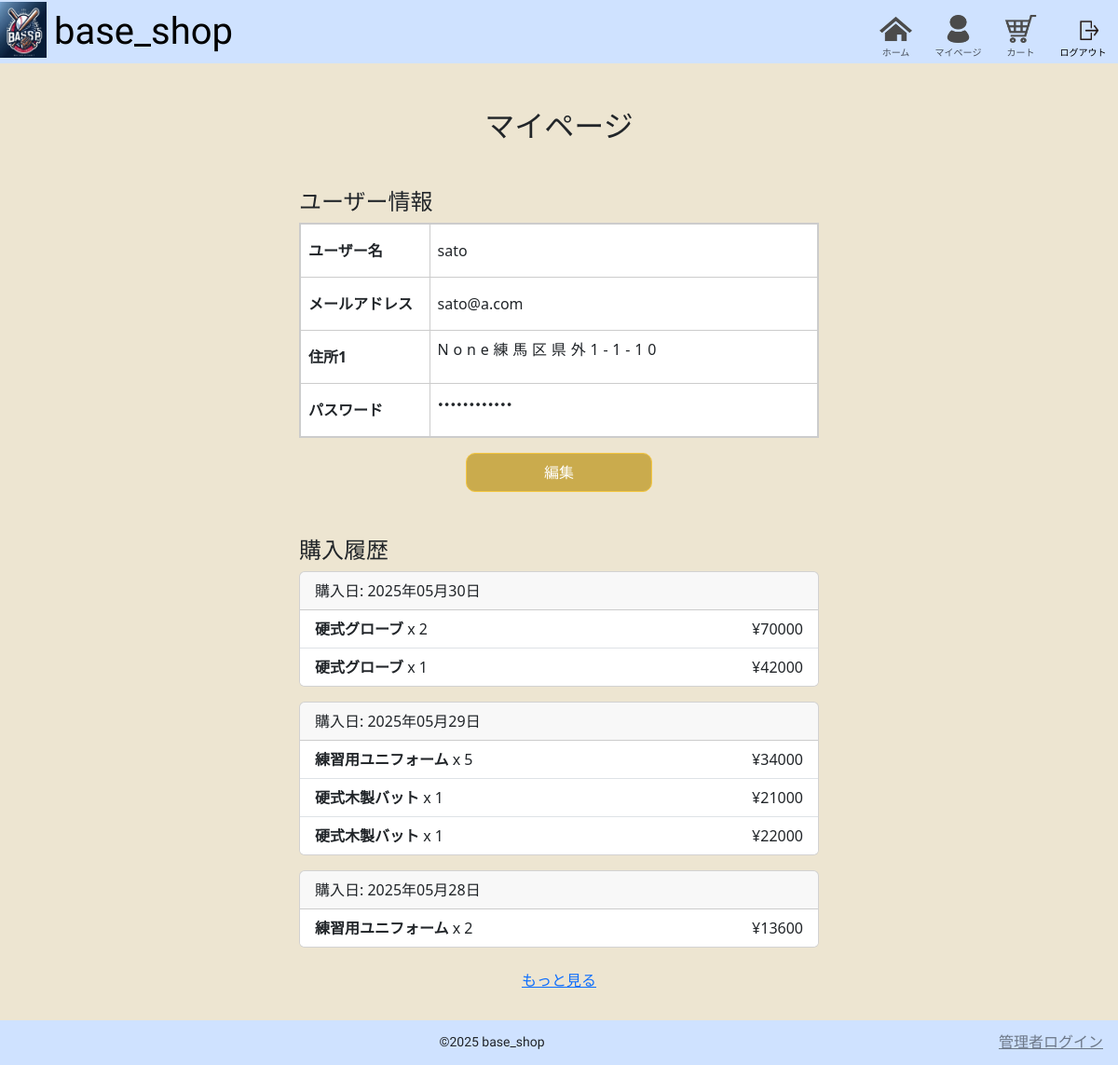
The app's page /users/user/ (signed in) with its own data.
### users/models.py (models this page shows, shortened)
class User(AbstractBaseUser, PermissionsMixin):
  username = models.CharField('名前' ,max_length=150)
  email = models.EmailField('メールアドレス' ,max_length=255, unique=True)
  is_active = models.BooleanField(default=True)
  is_staff = models.BooleanField(default=False)
  is_superuser = models.BooleanField(default=False)
  USERNAME_FIELD = 'email'
  REQUIRED_FIELDS = ['username']
  objects = UserManager()

### orders/models.py (models this page shows, shortened)
class Order(models.Model):
  user = models.ForeignKey(User, verbose_name='購入者アドレス', on_delete=models.CASCADE)
  created_at = models.DateTimeField("購入日" ,auto_now_add=True)
  address = models.CharField("送付先住所" ,max_length=255)
  total_price = models.IntegerField("購入金額")
  class Meta:
    verbose_name = '購入履歴'
    verbose_name_plural = '購入一覧'

class OrderItem(models.Model):
  order = models.ForeignKey(Order, on_delete=models.CASCADE, related_name="items")
  product = models.ForeignKey(Product, on_delete=models.CASCADE, verbose_name="商品",)
  quantity = models.PositiveIntegerField('数量')
  class Meta:
    verbose_name = "注文商品"
    verbose_name_plural = "注文商品の一覧"

### products/models.py (models this page shows, shortened)
class Product(models.Model):
  name = models.CharField("商品名", max_length=100)
  category = models.CharField("カテゴリ", max_length=50)
  manufacturer = models.CharField("メーカー" ,max_length=50)
  color = models.CharField("色(カラー)" ,max_length=30)
  position = models.CharField("ポジション(グローブのみ)" ,max_length=30)
  description = models.TextField("説明")
  image = models.ImageField("画像" ,upload_to='product_images')
  price = models.PositiveBigIntegerField("金額")
  slug = models.SlugField("スラッグ" ,unique=True, blank=True)
  class Meta:
    verbose_name = '商品'
    verbose_name_plural = '商品一覧'

### users/views.py (the view)
# urls.py: path('user/', UserView.as_view(), name='user'),
class UserView(LoginRequiredMixin, TemplateView):
  template_name = 'users/user.html'
  def get_context_data(self, **kwargs):
    context = super().get_context_data(**kwargs)
    orders = Order.objects.filter(user=self.request.user).order_by('-created_at')
    for order in orders:
      order.items_with_total = []
      for item in order.items.all():
        item.total_price = item.product.price * item.quantity
        order.items_with_total.append(item)
    context['orders'] = orders
    try:
      addresses = Address.objects.filter(user=self.request.user).order_by('created_at')
      address_strs = [f"{a.prefecture}{a.city}{a.street}" for a in addresses]
    except Address.DoesNotExist:
      address_strs = "住所未登録"
    context['address_strs'] = address_strs
    return context

### templates/users/user.html (shortened to what this page needs)
{% extends 'base.html' %}
{% load static %}
{% block content %}
<div class="container mt-5">
  <h2 class="text-center">マイページ</h2>
  <h4 class="w-50 mx-auto mt-5">ユーザー情報</h4>
  <table class="table table-bordered w-50 mx-auto">
    <tbody>
      <tr>
        <th class="w-25 py-3 ps-2">ユーザー名</th>
        <td class="py-3 ps-2">{{ user.username }}</td>
      </tr>
      <tr>
        <th class="py-3 ps-2">メールアドレス</th>
        <td class="py-3 ps-2">{{ user.email }}</td>
      </tr>
      {% for address in address_strs %}
      <tr>
        <th class="py-3 ps-2">住所{{ forloop.counter }}</th>
        <td class="">
          <ul>
            <li class="user_address_list">{{ address }}</li>
          </ul>
        </td>
      </tr>
      {% endfor %}
      <tr>
        <th class="py-3 ps-2">パスワード</th>
        <td class="py-3 ps-2 user_table_pass">⚫︎⚫︎⚫︎⚫︎⚫︎⚫︎⚫︎⚫︎⚫︎⚫︎⚫︎⚫︎</td>
      </tr>
    </tbody>
  </table>
  <div class="text-center">
    <a href="{% url 'users:edit' %} " class="button user_edit_btn">編集</a>
  </div>
  <h4 class="w-50 mx-auto mt-5">購入履歴</h4>
{% if orders %}
  {% for order in orders %}
    <div class="card mb-3 w-50 mx-auto {% if forloop.counter > 3 %}d-none extra-order{% endif %}">
      <div class="card-header">
        購入日: {{ order.created_at|date:"Y年m月d日" }}
      </div>
      <ul class="list-group list-group-flush">
        {% for item in order.items_with_total %}
          <li class="list-group-item">
            <strong>{{ item.product.name }}</strong> x {{ item.quantity }}
            <span class="float-end">¥{{ item.total_price|floatformat:0 }}</span>
          </li>
        {% endfor %}
      </ul>
    </div>
  {% endfor %}
  {% if orders|length > 3 %}
    <div class="text-center mt-3 mb-4">
      <button id="toggle-orders-btn" class="btn btn-link">もっと見る</button>
    </div>
  {% endif %}
{% else %}
  <p class="text-center">購入履歴はありません。</p>
{% endif %}
</div>
{% endblock %}

### templates/base.html (shortened to what this page needs)
{% load static %}
<!DOCTYPE html>
<html>
<head>
  <link href="https://cdn.jsdelivr.net/npm/bootstrap@5.3.0/dist/css/bootstrap.min.css" rel="stylesheet"
>
  <link rel="stylesheet" href="{% static 'css/style.css' %}">
</head>
<body>
    <header class="bg-primary-subtle text-emphasis-primary">
      <div class="base_header">
        <div class="header_logo">
          <img src="{% static 'images/logo.jpeg' %}" alt="画像" height="60" width="50" class="header_logo_img">
        </div>
        <a href="{% url 'home' %}" class="header_title_link">
          <h1 class="heaer_title">base_shop</h1>
        </a>
      </div>
      <nav class="navbar navbar-expand-lg bg-primary-subtle text-emphasis-primary base-nav">
        <div class="container-fluid">
          <div class="collapse navbar-collapse" id="navbarNav">
            <ul class="navbar-nav">
              <li class="nav-item">
                <a class="nav-link" href="{% url 'home' %}">
                  <div class="header_image_container">
                    <img src="{% static 'images/home.png' %}" alt="home画像"  class="header_nav_img">
                    <div class="caption">ホーム</div>
                  </div>
                </a>
              </li>
              {% if user.is_authenticated %}
              <li class="nav-item">
                <a class="nav-link" href="{% url 'users:user' %}">
                  <div class="header_image_container">
                    <img src="{% static 'images/mypage.png' %}" alt="mypage画像"  class="header_nav_img">
                    <div class="caption">マイページ</div>
                  </div>
                </a>
              </li>
              <li class="nav-item">
                <a class="nav-link" href="{% url 'orders:view_cart' %}">
                  <div class="header_image_container">
                    <img src="{% static 'images/cart.png' %}" alt="cart画像"  class="header_nav_img">
                    <div class="caption">カート</div>
                  </div>
                </a>
              </li>
              <li class="nav-item">
                <form method="POST" action="{% url 'users:user_logout' %}" class="nav-link">
                  <button type="submit" class="header_image_container" style="border: none; background: none;">
                      <img src="{% static 'images/logout.png' %}" alt="logout画像"  class="header_nav_img">
                      <div class="caption">ログアウト</div>
                  </button>
                </form>
              </li>
              {% endif %}
            </ul>
          </div>
      </nav>
    </header>
    <main>
      {% block content %}
      {% endblock %}
    </main>
    <footer class="bg-primary-subtle text-emphasis-primary">
      <small class="ms-auto">©︎2025 <span class="footer_title">base_shop</span></small>
      <div class=" administrator_box ms-auto">
        <a class="admin_btn" href="{% url 'products:home' %}">管理者ログイン</a>
      </div>
    </footer>
</body>
</html>

### base_shop/static/css/style.css (style rules this page uses)
body { height: 100vh; display: flex; flex-direction: column; background: #ede5d1; }
header { display: flex; align-items: center; justify-content: space-between; height: 70px; position: sticky; top:0; z-index: 300; }
main { flex: 1; }
footer { height: 48px; display: flex; align-items: center; justify-content: center; font-family: "Pinyon Script", cursive; }
h1 { font-family: "Pinyon Script", cursive; margin-left: 8px; color: #000; margin-top: 8px; }
ul { padding: 0; }
.user_address_list { list-style: none; letter-spacing: .3rem; }
.button { background: #caab4d; border: 1px solid #f4c742; color: #fefefe; transition: 0.7s; border-radius: 10px; padding: 6px 16px; text-decoration: none; text-align: center; }
.base_header { display: flex; }
.header_title_link { text-decoration: none; }
.header_nav_img { display: block; height: 30px; width: 35px; }
.header_image_container { position: relative; display: inline-block; height: 30px; width: 35px; }
.caption { position: absolute; bottom: -20px; left: 50%; transform: translateX(-50%); font-size: 10px; padding: 2px 6px; white-space: nowrap; }
.nav-item { margin-left: 16px; }
.administrator_box { padding: 4px 8px; transition-duration: 1s; }
.admin_btn { display: block; border: none; padding: 8px; color: #6c7787; }
.product_detail_table, tr, tbody, th, td { border: 2px solid #ccc; }
.cart_btn, .user_edit_btn, .home_btn { padding: 8px 32px; display: block; margin-left: auto; margin-right: auto; width: 200px; }
.user_table_pass { font-size: 8px; }
.user_edit_btn { padding: 8px 32px; display: block; margin-left: auto; margin-right: auto; }

### records on screen
User: username "sato", email "sato@a.com"
Order: created_at "2025年05月30日"
OrderItem: product.name "硬式グローブ", quantity "2", total_price "70000"
OrderItem: product.name "硬式グローブ", quantity "1", total_price "42000"
Order: created_at "2025年05月29日"
OrderItem: product.name "練習用ユニフォーム", quantity "5", total_price "34000"
OrderItem: product.name "硬式木製バット", quantity "1", total_price "21000"
OrderItem: product.name "硬式木製バット", quantity "1", total_price "22000"
Order: created_at "2025年05月28日"
OrderItem: product.name "練習用ユニフォーム", quantity "2", total_price "13600"

### other values on screen
{{ address }} "None練馬区県外1-1-10"
